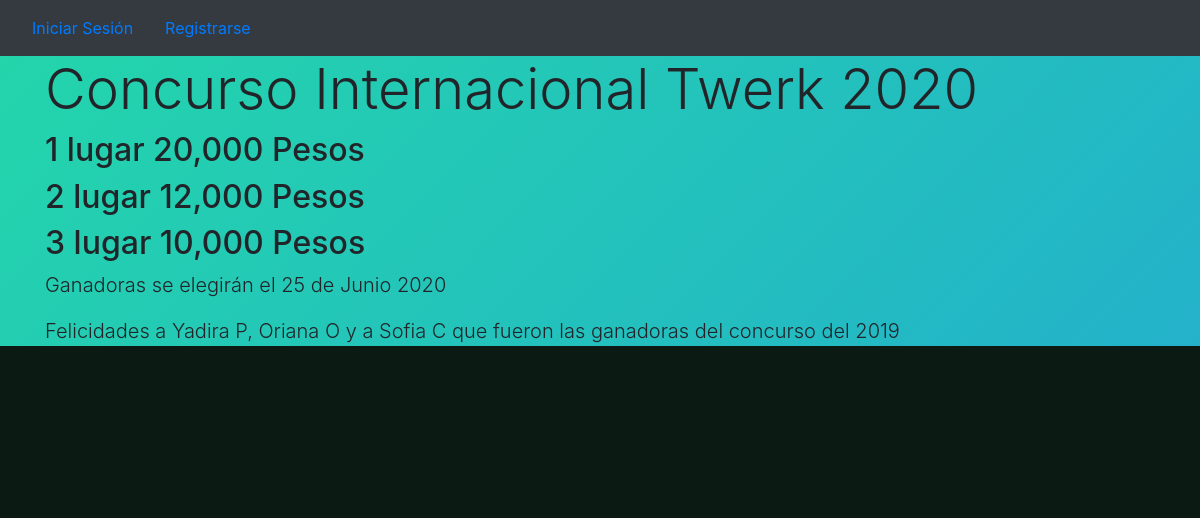
Before: / with the older database file.
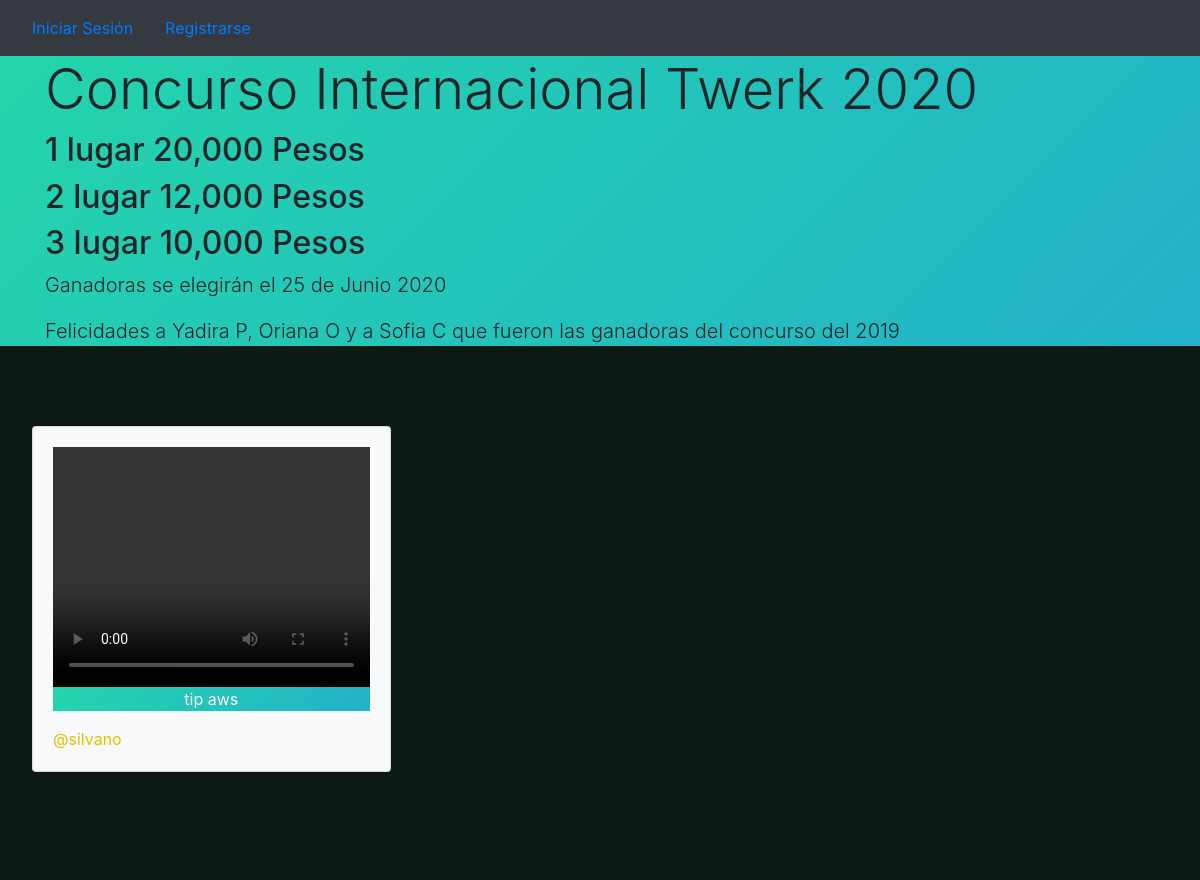
After: the same page with the newer database file.
### tip/models.py (models this page shows, shortened)
class MakeTip(models.Model):
    author = models.ForeignKey(User, related_name='tips', on_delete=models.CASCADE)
    title = models.CharField(max_length=63)
    post_pic = models.FileField(upload_to='media', blank=True, help_text='Selecciona video')
    creativity = models.IntegerField(default=0, null=True)
    sexy = models.IntegerField(default=0, null=True)
    quality = models.IntegerField(default=0, null=True)
    outfit = models.IntegerField(default=0, null=True)
    created_date = models.DateTimeField(default=timezone.now)

### tip/views.py (the view)
# urls.py: url(r'^$', views.tips_list_search, name='list'),
def tips_list_search(request):
    notificaciones = 'none'
    if request.user.is_anonymous:
        pass
    queryset_list = '?'
    if request.method == 'GET':
        sku = request.GET.get('populares')
        sku2 = request.GET.get('comentadas')
        sku3 = request.GET.get('recientes')
        if sku:
            queryset_list = MakeTip.objects.annotate(like_count=Count('likes')).order_by('-like_count')
        elif sku2:
            queryset_list = MakeTip.objects.annotate(comment_count=Count('comments')).order_by('-comment_count')
        else:
            queryset_list = MakeTip.objects.all().order_by('-created_date')
    query = request.GET.get('q')
    if query is not None:
        queryset_list = queryset_list.filter(Q(title__icontains=query) | Q(info__icontains=query))
    paginator = Paginator(queryset_list, 36)    # Show 25 contacts per page
    page = request.GET.get('page')
    queryset = paginator.get_page(page)
    context = {
        'notifications_list': notificaciones,
        "post_list": queryset
    }
    return render(request, 'tip/tip_list.html', context)

### tip/templates/tip/tip_list.html (shortened to what this page needs)
<!DOCTYPE html>
{% extends "main.html" %}
{% block body_block %}
<div class="prize">
  <div class="container">
      <h1 class="display-4"> Concurso Internacional Twerk 2020</h1>
    <h2>1 lugar 20,000 Pesos</h2>
    <h2>2 lugar 12,000 Pesos</h2>
    <h2>3 lugar 10,000 Pesos</h2>
    <p class="lead">Ganadoras se elegirán el 25 de Junio 2020</p>
      <p class="lead">Felicidades a Yadira P, Oriana O y a Sofia C que fueron las ganadoras del concurso del 2019</p>
  </div>
</div>
<div class="jumbotron main_wrapper_jumbotron">
    <div class="row">
        {% for post in post_list %}
            <div class="col-md-4">
                <div>
                    <div class="card text-white bg-light mb-3">
                        {% if post.post_pic %}
                            <a href="{% url 'tips:tip_detail' pk=post.id %}">
                            <div class="card-body">
<video class="embed-responsive embed-responsive-16by9" width="320" height="240" controls>
  <source src="{{ post.post_pic.url }}" type="video/mp4">
</video>
                                <p class="card-text prize" style="text-align: center;"><a href="{% url 'tips:tip_detail' pk=post.id %}" style="color: white">{{ post.title }}</a></p>
                                <p class="card-text"><a href="{% url 'tips:for_user' username=post.author.username %}" style="color: #e2c200">@{{ post.author.username }}</a></p>
                            </div>
                                            </a>
                        {% else %}
                            <div class="card-body">
                                <p class="text-center"><a href="{% url 'tips:tip_detail' pk=post.id %}">{{ post.title }}</a></p>
                                <p class="card-text">{{ post.post_info_summary }}</p>
                                <p class="card-text"><a href="{% url 'tips:for_user' username=post.author.username %}">@{{ post.author.username }}</a></p>
                            </div>
                        {% endif %}
                    </div>
                </div>
            </div>
        {% endfor %}
    </div>
</div>
{% endblock %}

### templates/main.html (shortened to what this page needs)
<!DOCTYPE html>
{% load static %}
{% load bootstrap4 %}
<html lang="en">
<head>
    <link rel="stylesheet" href="{% static 'css/css_style.css' %}"/>
<link rel="stylesheet" href="https://stackpath.bootstrapcdn.com/bootstrap/4.1.3/css/bootstrap.min.css">
</head>
<body class="main_wrapper_jumbotron">
<nav class="navbar navbar-expand-lg navbar-dark bg-dark">
    {% if user.is_authenticated %}
    <a class="navbar-brand" href="{% url 'tips:list'%}" style="color: gold">
    TWERK
    </a>
        <button class="navbar-toggler" type="button" data-toggle="collapse" data-target="#collapsingNavbarXs">
        <span class="navbar-toggler-icon"></span>
        </button>
        <div class="navbar-collapse collapse" id="collapsingNavbarXs">
            <ul class="navbar-nav mr-auto">
                <li class="nav-item">
                    <a class="nav-link" href="{% url 'tips:create_tip'%}" >Enviar Video</a>
                </li>
                <li class="nav-item">
                    <a class="nav-link" href="{% url 'tips:reglas'%}" >Reglas/Requisitos</a>
                </li>
                <li class="nav-item dropdown">
                    <a class="nav-link dropdown-toggle" href="#" id="navbarDropdown" role="button" data-toggle="dropdown" aria-haspopup="true" aria-expanded="false">
                    {{ request.user }}
                    </a>
                    <div class="dropdown-menu" aria-labelledby="navbarDropdown">
                        {% if request.user.profiles %}
                            {% if request.user.profiles.rey_reina %}
                                {% else %}
                            {% endif %}
                        {% endif %}
                        <a class="dropdown-item" href="{% url 'tips:for_user' username=request.user.username%}">Mis videos</a>
                    </div>
                </li>
            {% if user.profiles %}
                <li class="nav-item dropdown">
                    <a class="nav-link dropdown-toggle" href="#" id="navbarDropdown" role="button" data-toggle="dropdown" aria-haspopup="true" aria-expanded="false">
                        Perfil
                    </a>
                <div class="dropdown-menu" aria-labelledby="navbarDropdown">
                    <a class="dropdown-item" href="{% url 'accounts:viewprofile' %}">Ver Perfil</a>
                    <a class="dropdown-item" href="{% url 'accounts:profile' %}">Editar Perfil</a>
                    <a class="dropdown-item" href="{% url 'accounts:confirm-deactivate' %}">Desactivar</a>
                </div>
                </li>
                {% if request.user.profiles.rey_reina %}
                    {% if request.user.profiles.gender == 'hombre' %}
                        <li class="nav-item">
                            <img src="http://drive.google.com/uc?export=view&id=1jPQLUooJkbUhxCVP7hLaaAEgdqAx_mYP" width="38" height="38" alt="logo">
                        </li>
                    {% else %}
                        <li class="nav-item">
                            <img src="http://drive.google.com/uc?export=view&id=16fqZqtD6u2jLeRQYVk7cj_APWgNGMezU" width="38" height="38" alt="">
                        </li>
                    {% endif %}
                {% endif %}
            {% else %}
                <li class="nav-item">
                </li>
            {% endif %}
            </ul>
                    <a class="nav-link" href="{% url 'logout'%}" >Cerrar Sesión</a>
        </div>
    {% else %}
            <a class="nav-link" href="{% url 'login'%}">Iniciar Sesión</a>
            <a class="nav-link" href="{% url 'accounts:registration'%}">Registrarse</a>
    {% endif %}
</nav>
{% block body_block %}
{% endblock %}
</body>
</html>

### staticfiles/css/css_style.css (style rules this page uses)
.prize { background: linear-gradient(-45deg, #ee7752, #e73c7e, #23a6d5, #23d5ab); background-size: 400% 400%; animation: gradientx 15s ease infinite; }
.main_wrapper_jumbotron { background-color: #0B1A12 !important; }

Changed rows visible on the page:
added MakeTip: title "tip aws", author.username "silvano"
